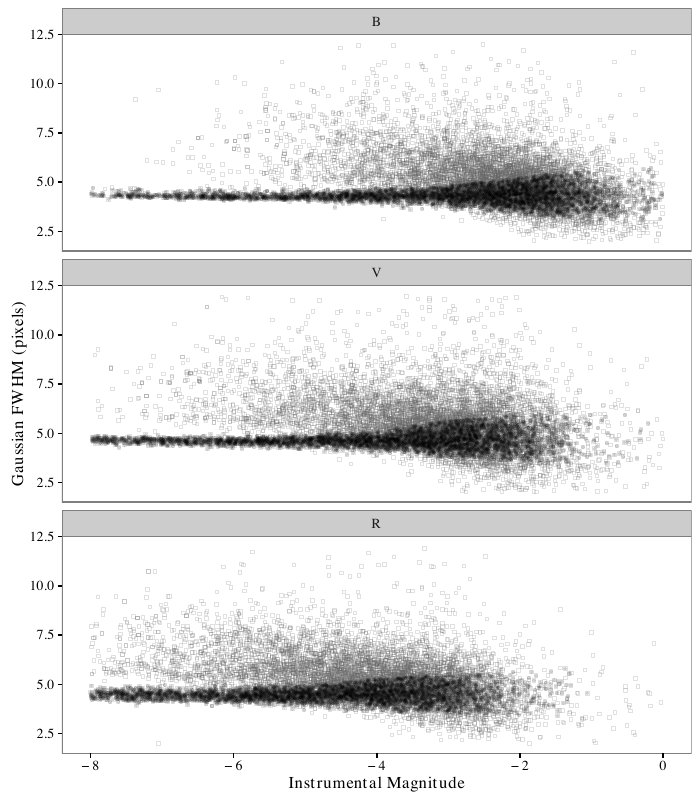

Generate this figure with R:
library(Cairo)
library(ggplot2)
library(extrafont)
# Read in the data
data = read.table('escut_results.dat', col.names=c("Filter","mag","fwhm","good"))

# Time out the bad stuff
gooddata <- subset(data, fwhm < 13)

# Set the order for facets
gooddata$Filter_s = factor(gooddata$Filter, levels=c('B','V','R'))

# create the plot
g <- ggplot(gooddata, aes(mag,fwhm)) + 
    geom_point(size=1, shape=22, alpha=0.2, color="grey40") +
    geom_point(data = subset(gooddata, good > 0), size=0.5, shape=21, alpha=0.2, color="black") +
    facet_wrap(~Filter_s,nrow=3) + 
    theme_bw() + 
    theme(text=element_text(family="CM Roman")) +
    theme(panel.grid.major = element_blank(), 
          panel.grid.minor = element_blank(), 
          axis.line = element_line(colour = "black")) +
    ylab("Gaussian FWHM (pixels)") + 
    xlab("Instrumental Magnitude") + 
    xlim(-8, 0) + 
    ylim(2, 12)


#output to pdf
ggsave("escut.pdf", g, width=7, height=8)
embed_fonts("escut.pdf", outfile="escut_embed.pdf")
dev.off()
